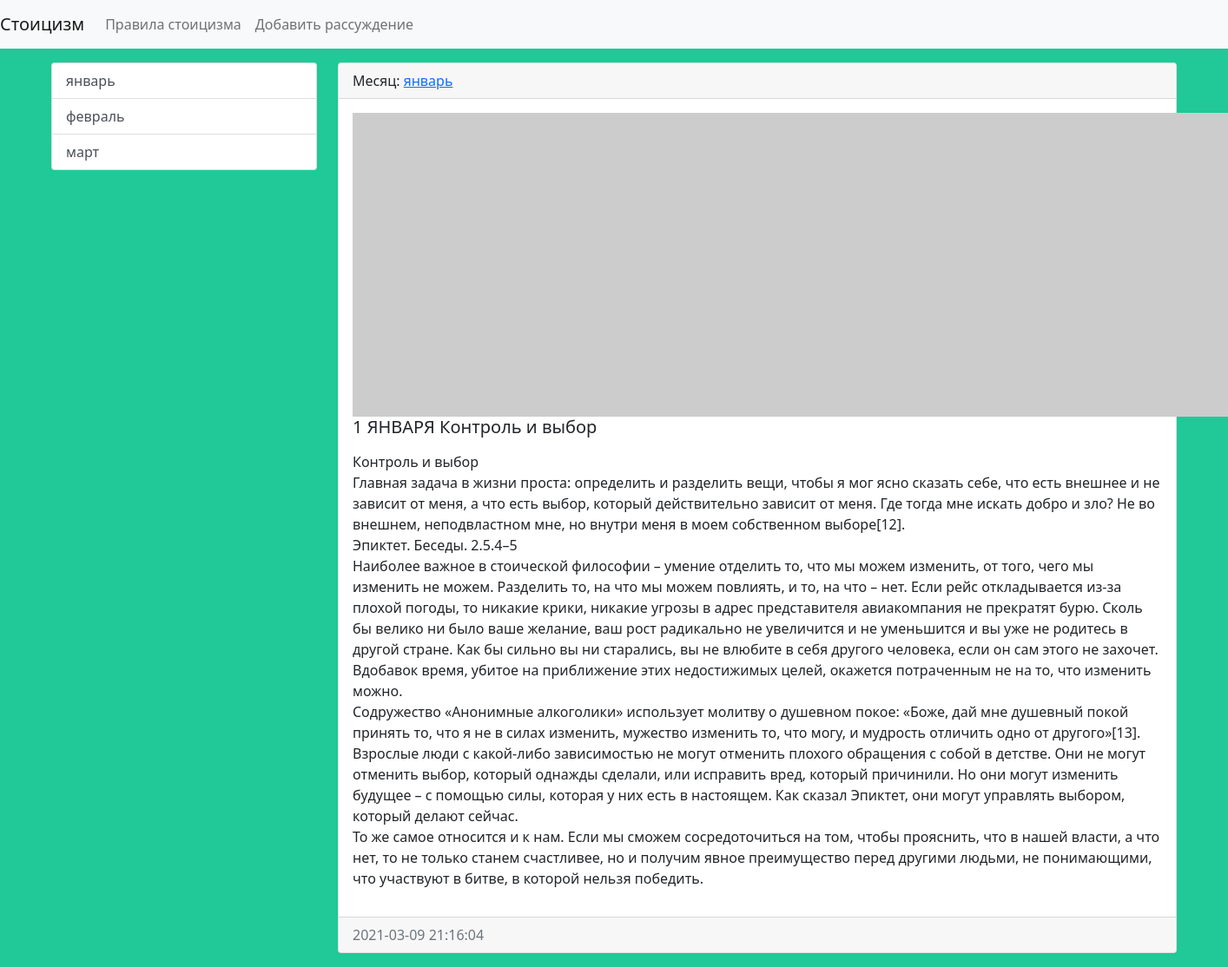
Screenshot of /stoic/1/ with the database file from the repository.
### stoic/models.py (models this page shows, shortened)
class Month(models.Model):
    title = models.CharField(max_length=150, db_index=True, verbose_name='Наименование месяца')
    def get_absolute_url(self):
        return reverse('month', kwargs={"month_id": self.pk})
    def __str__(self):
        return self.title
    class Meta:
        verbose_name = 'Месяц'
        verbose_name_plural = 'Месяцы'
        ordering = ['id']

class Stoic(models.Model):
    title = models.CharField(max_length=150, verbose_name='Заголовок')
    content = models.TextField(blank=True, verbose_name='Контент')
    created_at = models.DateTimeField(auto_now_add=True, verbose_name='Дата публикации')
    updated_at = models.DateTimeField(auto_now=True, verbose_name='Обновлено')
    photo = models.ImageField(upload_to='photos/%Y/%m/%d/', verbose_name='Изображение', blank=True)
    is_published = models.BooleanField(default=True, verbose_name='Опубликовано')
    month = models.ForeignKey('Month', on_delete=models.PROTECT, null=True, verbose_name='Месяц')
    class Meta:
        verbose_name = 'Высказывание'
        verbose_name_plural = 'Дни'
        ordering = ['id']

### stoic/views.py (the view)
# urls.py: path('stoic/<int:stoic_id>/', view_stoic, name='view_stoic'),
def view_stoic(request, stoic_id):
    stoic_item = get_object_or_404(Stoic, pk=stoic_id)
    return render(request, 'stoic/view_stoic.html', {"stoic_item": stoic_item})

### stoic/templatetags/stoic_tags.py (called while the page is built)
@register.inclusion_tag('stoic/list_months.html')
def show_months(arg1='Hello', arg2='world'):
    months = Month.objects.all()
    return {"months": months, "arg1": arg1, "arg2": arg2}

### stoic/templates/stoic/view_stoic.html (shortened to what this page needs)
{% extends 'base.html' %}
{% block sidebar %}
{% include 'inc/_sidebar.html' %}
{% endblock %}
{% block content %}
<div class="card mb-3">
    <div class="card-header">
        Месяц: <a href="{{ stoic_item.category.get_absolute_url }}">{{ stoic_item.month }}</a>
    </div>
    <div class="card-body">
        <div class="media">
            {% if item.photo %}
            <img src="{{ stoic_item.photo.url }}" alt="" width="350" class="mr-3">
            {% else %}
            <img src="https://picsum.photos/id/1060/350/235/?blur=2" alt="" class="mr-3">
            {% endif %}
            <div class="media-body">
                <h5 class="card-title">{{ stoic_item.title }}</h5>
                <p class="card-text">{{ stoic_item.content|safe|linebreaks }}</p>
            </div>
        </div>
    </div>
    <div class="card-footer text-muted">
        {{ stoic_item.created_at|date:"Y-m-d H:i:s" }}
    </div>
</div>
{% endblock %}

### stoic/templates/stoic/list_months.html
<div class="list-group">
    {% for item in months %}
    <a href="{{ item.get_absolute_url }}" class="list-group-item list-group-item-action">{{ item.title }}</a>
    {% endfor %}
</div>

### stoic_app/static/css/style.css (style rules this page uses)
body { background-color: #20c997; }

### rows the page displays
Month: title "январь"
Month: title "февраль"
Month: title "март"
Stoic: month "январь", title "1 ЯНВАРЯ Контроль и выбор", content "Контроль и выбор Главная задача в жизни проста: определить и разделить вещи, чтобы я мог ясно сказать себе, что есть внешнее и не зависит от меня, а что есть выбор, который действительно зависит от меня. Где тогда мне искать добро и зло? Не во внешнем, неподвластном мне, но внутри меня в моем собственном выборе[12]. Эпиктет. Беседы. 2.5.4–5 Наиболее важное в стоической философии – умение отделить то, что мы можем изменить, от того, чего мы изменить не можем. Разделить то, на что мы можем повлиять, и то, на что – нет. Если рейс откладывается из-за плохой погоды, то никакие крики, никакие угрозы в адрес представителя авиакомпания не прекратят бурю. Сколь бы велико ни было ваше желание, ваш…", created_at "2021-03-09 21:16:04"
